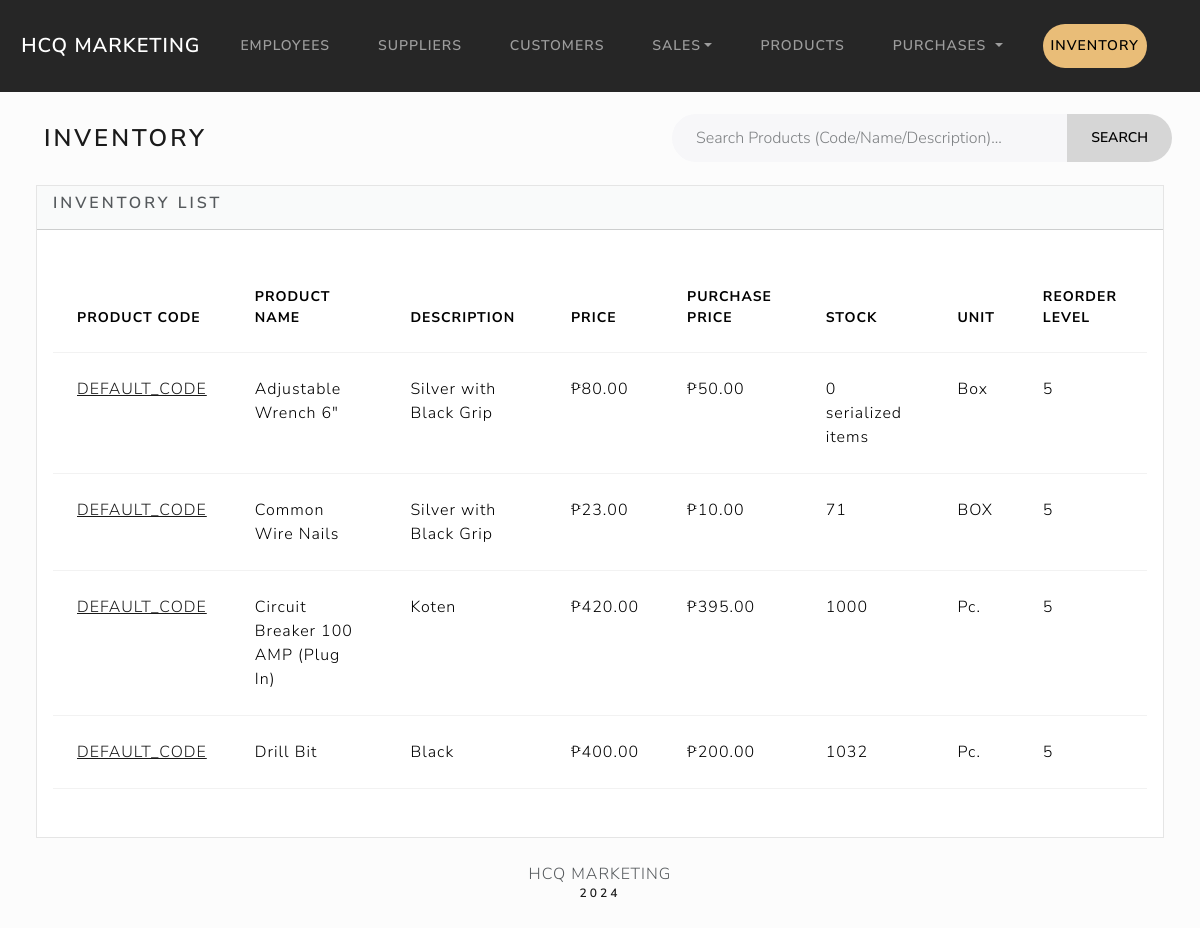
The app's page /inventory/, older data.
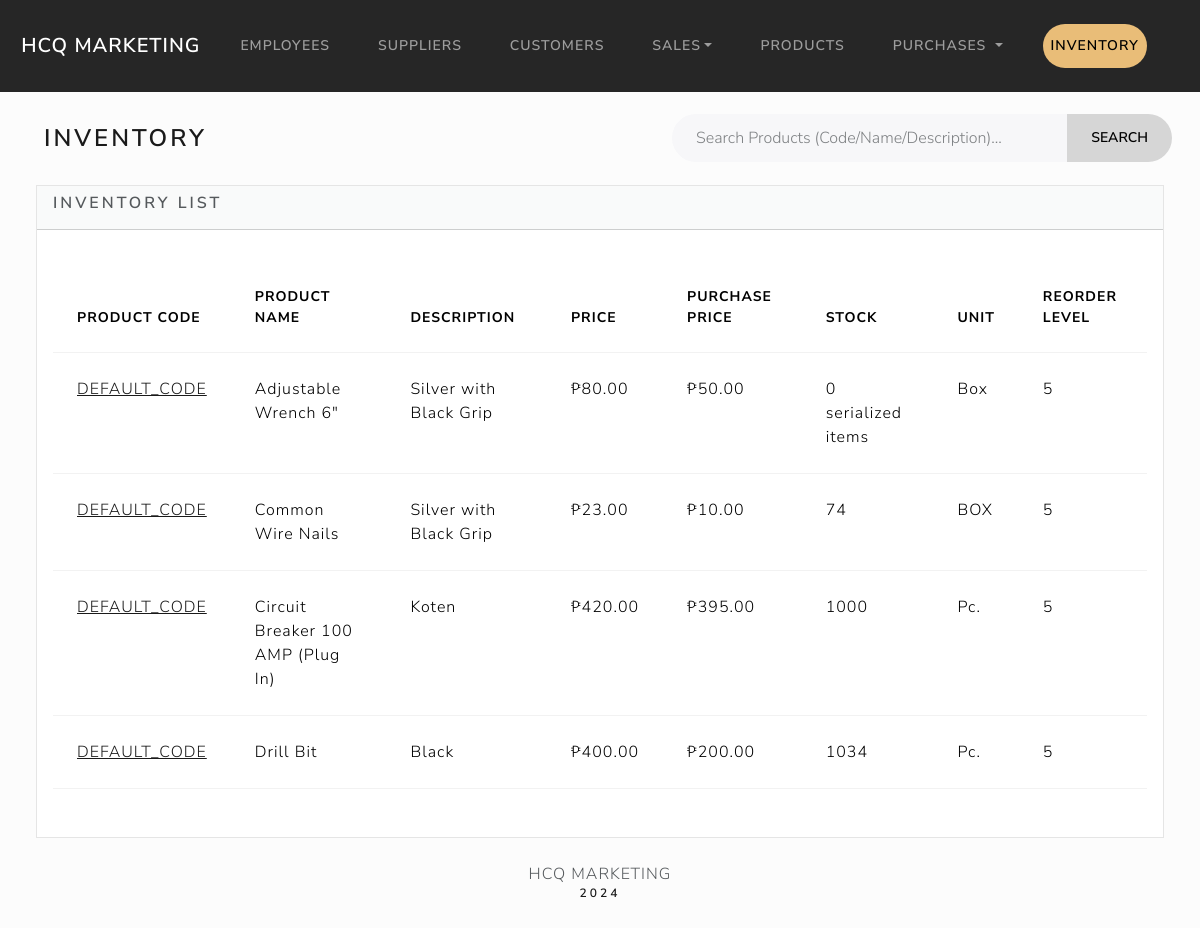
The same page, newer data.
### inventory/models.py (models this page shows, shortened)
class Inventory(models.Model):
    product = models.ForeignKey(Product, on_delete=models.CASCADE)
    inventory_stock = models.PositiveIntegerField(default=0)

### products/models.py (models this page shows, shortened)
class Product(models.Model):
    product_code = models.CharField(max_length=100, default='DEFAULT_CODE')
    product_name = models.CharField(max_length=100)
    product_descript = models.TextField()
    product_price = models.DecimalField(max_digits=10, decimal_places=2)
    product_unit = models.CharField(max_length=50)
    purchase_price = models.DecimalField(max_digits=10, decimal_places=2, null=True, blank=True)  # Price from supplier (optional)
    is_serialized = models.BooleanField(default=False)  # New field

### inventory/views.py (the view)
# urls.py: path('', views.inventory_index, name='inventory_index'),  # URL for inventory index page
def inventory_index(request):
    search_query = request.GET.get('search', '')
    if search_query:
        inventories = Inventory.objects.filter(
            Q(product__product_code__icontains=search_query) |
            Q(product__product_name__icontains=search_query) |
            Q(product__product_descript__icontains=search_query)
        ).order_by('id')
        results_count = inventories.count()
        messages.info(request, f"{results_count} result(s) found for '{search_query}'.")
    else:
        inventories = Inventory.objects.all().order_by('id')
        results_count = 0
    return render(request, 'inventory/index.html', {
        'inventories': inventories,
        'results_count': results_count
    })

### inventory/templates/inventory/index.html (shortened to what this page needs)
{% extends "base.html" %}
{% block body %}
<div class="d-flex justify-content-between align-items-center m-3">
    <div class="d-flex align-items-center">
        <h3 class="m-3">Inventory</h3>
    </div>
    <form method="get" action="" class="d-flex ms-auto" style="width: 500px;">
        <div class="input-group">
            <input type="text" class="form-control" placeholder="Search Products (Code/Name/Description)..." name="search" style="border-radius: 30px 0 0 30px;">
            <button class="btn btn-search" type="submit" style="border-radius: 0 30px 30px 0;">Search</button>
        </div>
    </form>
</div>
<div class="row">
    <div class="col-12">
        {% if inventories %}
        <div class="card bg-light ms-4 me-4 mb-4">
            <div class="card-header">
                <h5 class="card-title">Inventory List</h5>
            </div>
            <div class="card-body">
                <p class="card-text">
                    <div class="table-responsive">
                        <table class="table table-hover">
                            <thead>
                            <tr>
                                <th scope="col">Product Code</th>
                                <th scope="col">Product Name</th>
                                <th scope="col">Description</th>
                                <th scope="col">Price</th>
                                <th scope="col">Purchase Price</th>
                                <th scope="col">Stock</th>
                                <th scope="col">Unit</th>
                                <th scope="col">Reorder Level</th>
                            </tr>
                            </thead>
                            <tbody>
                                {% for inventory in inventories %}
                                    <tr>
                                        <td><a href="{% url 'inventory:product_detail' inventory.product.id %}">{{ inventory.product.product_code }}</a></td>
                                        <td>{{ inventory.product.product_name }}</td>
                                        <td>{{ inventory.product.product_descript }}</td>
                                        <td>₱{{ inventory.product.product_price }}</td>
                                        <td>₱{{ inventory.product.purchase_price }}</td>
                                        <td>
                                            {% if inventory.product.is_serialized %}
                                                {{ inventory.serialized_items.count }} serialized items
                                            {% else %}
                                                {{ inventory.inventory_stock }}
                                            {% endif %}
                                        </td>
                                        <td>{{ inventory.product.product_unit }}</td>
                                        <td>5</td>
                                    </tr>
                                {% endfor %}
                            </tbody>
                        </table>
                    </div>
                </p>
            </div>
        </div>
        {% else %}
            <h5 class="alert alert-primary ms-4 me-4"> No Inventory List </h5>
        {% endif %}
    </div>
</div>
{% endblock %}

Row changes from the older to the newer data that the page shows:
changed Inventory "Common Wire Nails": inventory_stock "71" → "74"
changed Inventory "Drill Bit": inventory_stock "1032" → "1034"
